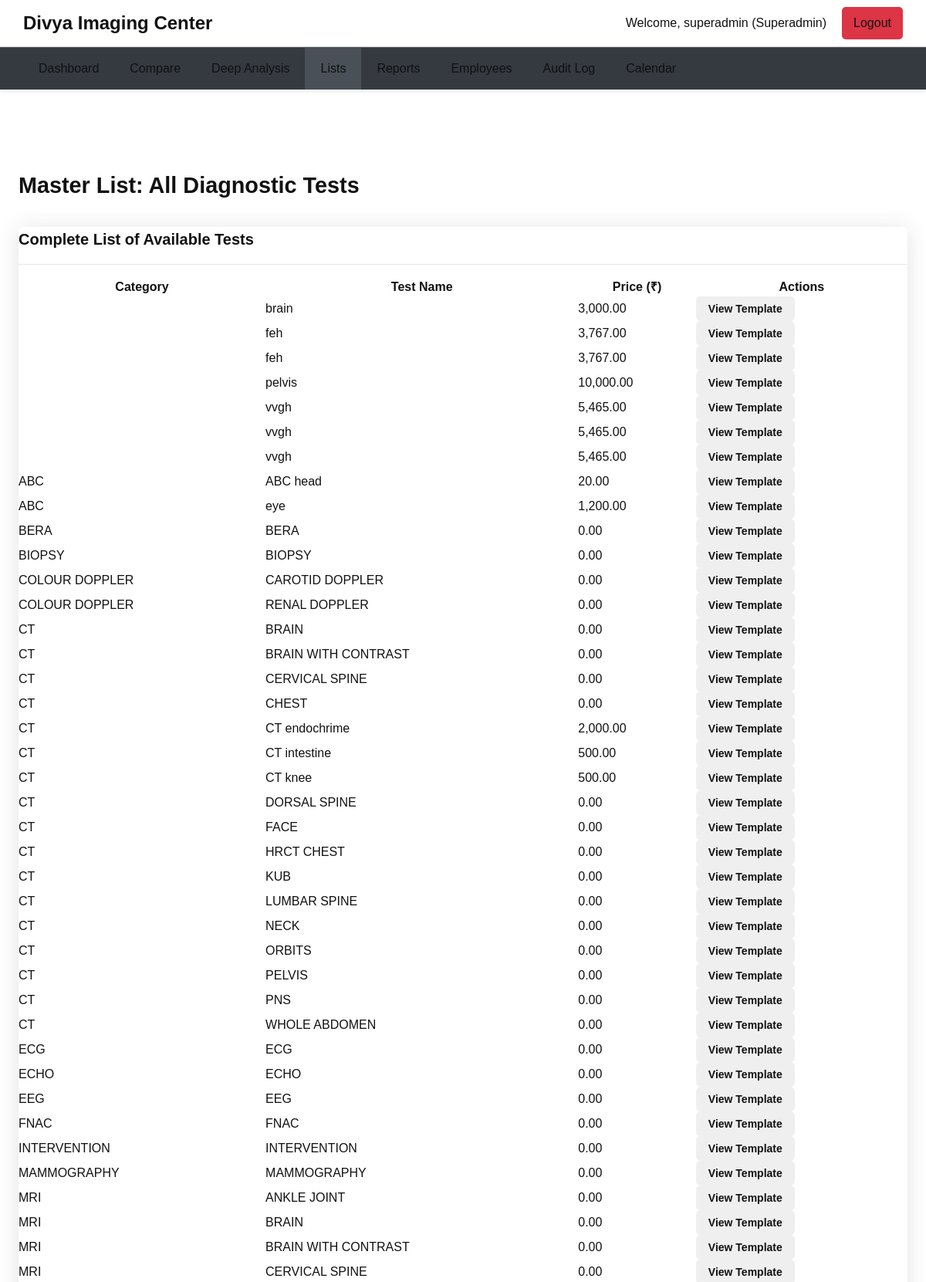
The page /superadmin/view_tests.php (signed in, upper part) on the database its author committed.
### tables this page shows
CREATE TABLE `tests` (
  `id` int(11) NOT NULL,
  `main_test_name` varchar(100) NOT NULL,
  `sub_test_name` varchar(100) DEFAULT NULL,
  `price` decimal(10,2) NOT NULL,
  `default_payable_amount` decimal(10,2) NOT NULL DEFAULT 0.00,
  `report_format` longtext DEFAULT NULL,
  `created_at` timestamp NOT NULL DEFAULT current_timestamp(),
  `document` varchar(255) DEFAULT NULL
);

### superadmin/view_tests.php (the view, shortened to what this page needs)
<?php
require_once '../includes/db_connect.php';
$tests_result = $conn->query("SELECT id, main_test_name, sub_test_name, price, report_format FROM tests ORDER BY main_test_name, sub_test_name");
require_once '../includes/header.php';
?>
<main class="main-content">
    <div class="content-header">
        <div class="header-container">
            <h1>Master List: All Diagnostic Tests</h1>
        </div>
    </div>
    <div class="page-card">
        <div class="chart-header mb-3">
            <h3>Complete List of Available Tests</h3>
        </div>
        <div class="table-responsive">
            <table class="table table-hover table-striped" width="100%" cellspacing="0">
                <thead>
                    <tr>
                        <th>Category</th>
                        <th>Test Name</th>
                        <th>Price (₹)</th>
                        <th>Actions</th>
                    </tr>
                </thead>
                <tbody>
                    <?php if ($tests_result->num_rows > 0): while($test = $tests_result->fetch_assoc()): ?>
                    <tr>
                        <td><?php echo htmlspecialchars($test['main_test_name']); ?></td>
                        <td><?php echo htmlspecialchars($test['sub_test_name']); ?></td>
                        <td><?php echo number_format($test['price'], 2); ?></td>
                        <td>
                            <button class="btn btn-info btn-sm view-template-btn"
                                    data-title="<?php echo htmlspecialchars($test['sub_test_name']); ?>"
                                    data-template="<?php echo htmlspecialchars($test['report_format'], ENT_QUOTES, 'UTF-8'); ?>">
                                View Template
                            </button>
                        </td>
                    </tr>
                    <?php endwhile; else: ?>
                    <tr><td colspan="4" class="text-center">No tests found in the system.</td></tr>
                    <?php endif; ?>
                </tbody>
            </table>
        </div>
    </div>
</main>
<?php require_once '../includes/footer.php'; ?>

### assets/css/superadmin_styles.css (style rules this page uses)
body.role-superadmin { background-color: #f8f9fc; font-family: 'Poppins', sans-serif; color: #5a5c69; }
.page-card { background-color: #fff; border-radius: 0.35rem; box-shadow: 0 0.15rem 1.75rem 0 rgba(58, 59, 69, 0.15); margin-bottom: 1.5rem; }

### rows shown on the page
tests: sub_test_name "brain", price "3,000.00"
tests: sub_test_name "feh", price "3,767.00"
tests: sub_test_name "feh", price "3,767.00"
tests: sub_test_name "pelvis", price "10,000.00"
tests: sub_test_name "vvgh", price "5,465.00"
tests: sub_test_name "vvgh", price "5,465.00"
tests: sub_test_name "vvgh", price "5,465.00"
tests: main_test_name "ABC", sub_test_name "ABC head", price "20.00"
tests: main_test_name "ABC", sub_test_name "eye", price "1,200.00"
tests: main_test_name "BERA", sub_test_name "BERA", price "0.00"
tests: main_test_name "BIOPSY", sub_test_name "BIOPSY", price "0.00"
tests: main_test_name "COLOUR DOPPLER", sub_test_name "CAROTID DOPPLER", price "0.00"
tests: main_test_name "COLOUR DOPPLER", sub_test_name "RENAL DOPPLER", price "0.00"
tests: main_test_name "CT", sub_test_name "BRAIN", price "0.00"
tests: main_test_name "CT", sub_test_name "BRAIN WITH CONTRAST", price "0.00"
tests: main_test_name "CT", sub_test_name "CERVICAL SPINE", price "0.00"
tests: main_test_name "CT", sub_test_name "CHEST", price "0.00"
tests: main_test_name "CT", sub_test_name "CT endochrime", price "2,000.00"
tests: main_test_name "CT", sub_test_name "CT intestine", price "500.00"
tests: main_test_name "CT", sub_test_name "CT knee", price "500.00"
tests: main_test_name "CT", sub_test_name "DORSAL SPINE", price "0.00"
tests: main_test_name "CT", sub_test_name "FACE", price "0.00"
tests: main_test_name "CT", sub_test_name "HRCT CHEST", price "0.00"
tests: main_test_name "CT", sub_test_name "KUB", price "0.00"
tests: main_test_name "CT", sub_test_name "LUMBAR SPINE", price "0.00"
tests: main_test_name "CT", sub_test_name "NECK", price "0.00"
tests: main_test_name "CT", sub_test_name "ORBITS", price "0.00"
tests: main_test_name "CT", sub_test_name "PELVIS", price "0.00"
tests: main_test_name "CT", sub_test_name "PNS", price "0.00"
tests: main_test_name "CT", sub_test_name "WHOLE ABDOMEN", price "0.00"
tests: main_test_name "ECG", sub_test_name "ECG", price "0.00"
tests: main_test_name "ECHO", sub_test_name "ECHO", price "0.00"
tests: main_test_name "EEG", sub_test_name "EEG", price "0.00"
tests: main_test_name "FNAC", sub_test_name "FNAC", price "0.00"
tests: main_test_name "INTERVENTION", sub_test_name "INTERVENTION", price "0.00"
tests: main_test_name "MAMMOGRAPHY", sub_test_name "MAMMOGRAPHY", price "0.00"
tests: main_test_name "MRI", sub_test_name "ANKLE JOINT", price "0.00"
tests: main_test_name "MRI", sub_test_name "BRAIN", price "0.00"
tests: main_test_name "MRI", sub_test_name "BRAIN WITH CONTRAST", price "0.00"
tests: main_test_name "MRI", sub_test_name "CERVICAL SPINE", price "0.00"

### other values the page prints
$username "superadmin"
$role "Superadmin"
